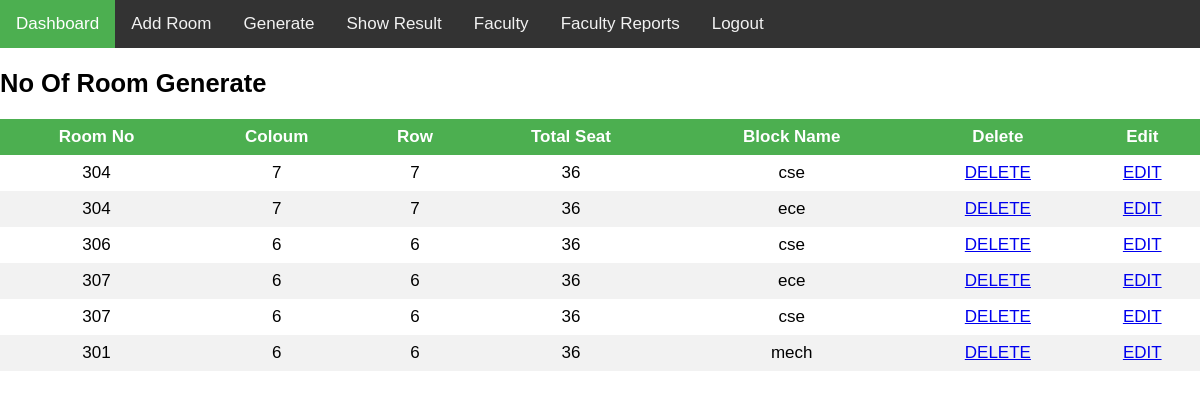
The page /admin on the database its author committed.
### tables this page shows
CREATE TABLE room(room_no integer(10), col integer(10), row integer(10), seat integer(10), block_name text);

### flask_app.py (the view)
@app.route("/admin")
def admin():
    myconn = sqlite3.connect("room_details.db")
    with myconn:
        cursor = myconn.cursor()
        cursor.execute(
            "CREATE TABLE IF NOT EXISTS room(room_no integer(10), col integer(10), row integer(10), seat integer(10), block_name text)")
        data = cursor.execute("SELECT * FROM room")
        data = cursor.fetchall()
    return render_template("admin.html", data=data)

### templates/admin.html (shortened to what this page needs)
<!DOCTYPE html>
<html>
<head>
  <link rel="stylesheet" type="text/css" href="/static/homee.css">
</head>
<body>
  <div class="topnav">
    <a class="active" href="/admin">Dashboard</a>
    <a href="/addroom">Add Room</a>
    <a href="/Generate">Generate</a>
    <a href="/result">Show Result</a>
    <a href="/faculty">Faculty</a>
    <a href="/faculty_reports">Faculty Reports</a>
    <a href="/login">Logout</a>
  </div>
  <div>
    <h2>No Of Room Generate</h2>
    <table id="example" class="display" cellspacing="0" width="100%">
      <thead>
        <tr>
          <th style="text-align: center;">Room No</th>
          <th style="text-align: center;">Coloum</th>
          <th style="text-align: center;">Row</th>
          <th style="text-align: center;">Total Seat</th>
          <th style="text-align: center;">Block Name</th>
          <th style="text-align: center;">Delete</th>
          <th style="text-align: center;">Edit</th>
        </tr>
      </thead>
      {% for row in data %}
      <tr>
        {% for d in row %}
        <td style="text-align: center;">{{d}}</td>
        {% endfor %}
        <td style="text-align: center;"><a href="/delete/{{row[0]}}/{{row[4]}}">DELETE</a></td>
        <td style="text-align: center;"><a href="/edit/{{row[0]}}">EDIT</a></td>
      </tr>
      {% endfor %}
    </table>
  </div>
</body>
</html>

### static/homee.css (style rules this page uses)
body { margin: 0; font-family: Arial, Helvetica, sans-serif; }
.topnav { overflow: hidden; background-color: #333; }
.topnav a { float: left; color: #f2f2f2; text-align: center; padding: 14px 16px; text-decoration: none; font-size: 17px; }
.topnav a.active { background-color: #4CAF50; color: white; }
.active, .dot:hover { background-color: #717171; }
* { box-sizing: border-box; }
body { font-family: Arial; font-size: 17px; }
.topnav { background-color: #333; overflow: hidden; }
html { box-sizing: border-box; }
*, *:before, *:after { box-sizing: inherit; }
table { width: 100%; border-collapse: separate; }
th, td { text-align: left; padding: 8px; }
tr:nth-child(even) { background-color: #f2f2f2 }
th { background-color: #4CAF50; color: white; }

### templates/admin.html (style rules this page uses)
body { margin: 0; font-family: Arial, Helvetica, sans-serif; }
.topnav { overflow: hidden; background-color: #333; }
.topnav a { float: left; color: #f2f2f2; text-align: center; padding: 14px 16px; text-decoration: none; font-size: 17px; }
.topnav a.active { background-color: #4CAF50; color: white; }

### rows shown on the page
room: room_no "304", row "7" "7" "36", block_name "cse"
room: room_no "304", row "7" "7" "36", block_name "ece"
room: room_no "306", row "6" "6" "36", block_name "cse"
room: room_no "307", row "6" "6" "36", block_name "ece"
room: room_no "307", row "6" "6" "36", block_name "cse"
room: room_no "301", row "6" "6" "36", block_name "mech"
